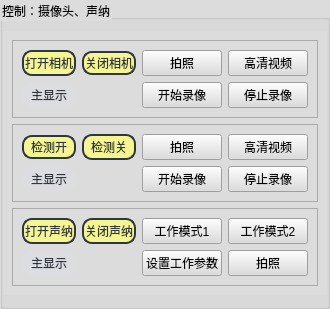
        <widget class="QGroupBox" name="groupBox_12">
         <property name="sizePolicy">
          <sizepolicy hsizetype="Preferred" vsizetype="Preferred">
           <horstretch>0</horstretch>
           <verstretch>0</verstretch>
          </sizepolicy>
         </property>
         <property name="styleSheet">
          <string notr="true">background-color: rgb(220, 220, 220);</string>
         </property>
         <property name="title">
          <string>控制：摄像头、声纳</string>
         </property>
         <layout class="QVBoxLayout" name="verticalLayout_5">
          <property name="leftMargin">
           <number>0</number>
          </property>
          <property name="rightMargin">
           <number>0</number>
          </property>
          <item>
           <widget class="QWidget" name="widget_19" native="true">
            <property name="sizePolicy">
             <sizepolicy hsizetype="Preferred" vsizetype="Preferred">
              <horstretch>0</horstretch>
              <verstretch>0</verstretch>
             </sizepolicy>
            </property>
            <layout class="QGridLayout" name="gridLayout_4">
             <item row="1" column="3" colspan="3">
              <widget class="QFrame" name="frame_2">
               <property name="frameShape">
                <enum>QFrame::StyledPanel</enum>
               </property>
               <property name="frameShadow">
                <enum>QFrame::Raised</enum>
               </property>
               <layout class="QGridLayout" name="gridLayout_12" columnstretch="1,1,1,1" columnminimumwidth="1,1,1,1">
                <item row="0" column="0">
                 <widget class="QPushButton" name="camera_detection_ON">
                  <property name="sizePolicy">
                   <sizepolicy hsizetype="Preferred" vsizetype="Fixed">
                    <horstretch>0</horstretch>
                    <verstretch>0</verstretch>
                   </sizepolicy>
                  </property>
                  <property name="styleSheet">
                   <string notr="true">QPushButton{
	font: 10pt &quot;微软雅黑&quot;;
    color: #2f3640;
    background-color: #f5f690;
    border-color: #2f3640;
    border-radius: 10px;
    border-style: solid;
    border-width: 2px;
    padding: 1px;
}

QPushButton::hover{	
    color: #FFFFFF;
    background-color: #718093;
    border-color: #2f3640;
}

QPushButton::pressed,QPushButton::checked{
    color: #FFFFFF;
    background-color: qlineargradient(spread:pad, x1:0, y1:0, x2:0, y2:1, stop:0 #273c75, stop:1 #487eb0);
}

QPushButton::disabled{
    color: #FFFFFF;
    background-color: #dcdde1;
    border-color: #dcdde1;
}
</string>
                  </property>
                  <property name="text">
                   <string>检测开</string>
                  </property>
                 </widget>
                </item>
                <item row="0" column="3">
                 <widget class="QPushButton" name="HDvideo_2">
                  <property name="sizePolicy">
                   <sizepolicy hsizetype="Preferred" vsizetype="Preferred">
                    <horstretch>0</horstretch>
                    <verstretch>0</verstretch>
                   </sizepolicy>
                  </property>
                  <property name="text">
                   <string>高清视频</string>
                  </property>
                 </widget>
                </item>
                <item row="0" column="2">
                 <widget class="QPushButton" name="camera_detection_recode">
                  <property name="sizePolicy">
                   <sizepolicy hsizetype="Preferred" vsizetype="Preferred">
                    <horstretch>0</horstretch>
                    <verstretch>0</verstretch>
                   </sizepolicy>
                  </property>
                  <property name="styleSheet">
                   <string notr="true"/>
                  </property>
                  <property name="text">
                   <string>拍照</string>
                  </property>
                 </widget>
                </item>
                <item row="1" column="0">
                 <widget class="QPushButton" name="camera2_is_main_button">
                  <property name="sizePolicy">
                   <sizepolicy hsizetype="Preferred" vsizetype="Fixed">
                    <horstretch>0</horstretch>
                    <verstretch>0</verstretch>
                   </sizepolicy>
                  </property>
                  <property name="styleSheet">
                   <string notr="true">QPushButton{
	font: 10pt &quot;微软雅黑&quot;;
    color: #2f3640;
    background-color: #dcdde1;
    border-color: #dcdde1;
    border-radius: 10px;
    border-style: solid;
    border-width: 2px;
    padding: 1px;
}

QPushButton::hover{	
    color: #FFFFFF;
    background-color: #718093;
    border-color: #2f3640;
}

QPushButton::pressed,QPushButton::checked{
    color: #FFFFFF;
    background-color: qlineargradient(spread:pad, x1:0, y1:0, x2:0, y2:1, stop:0 #273c75, stop:1 #487eb0);
}

QPushButton::disabled{
    color: #FFFFFF;
    background-color: #DD2222;
    border-color: #FF0000;
}
</string>
                  </property>
                  <property name="text">
                   <string>主显示</string>
                  </property>
                 </widget>
                </item>
                <item row="0" column="1">
                 <widget class="QPushButton" name="camera_detection_OFF">
                  <property name="sizePolicy">
                   <sizepolicy hsizetype="Preferred" vsizetype="Preferred">
                    <horstretch>0</horstretch>
                    <verstretch>0</verstretch>
                   </sizepolicy>
                  </property>
                  <property name="styleSheet">
                   <string notr="true">QPushButton{
	font: 10pt &quot;微软雅黑&quot;;
    color: #2f3640;
    background-color: #f5f690;
    border-color: #2f3640;
    border-radius: 10px;
    border-style: solid;
    border-width: 2px;
    padding: 1px;
}

QPushButton::hover{	
    color: #FFFFFF;
    background-color: #718093;
    border-color: #2f3640;
}

QPushButton::pressed,QPushButton::checked{
    color: #FFFFFF;
    background-color: qlineargradient(spread:pad, x1:0, y1:0, x2:0, y2:1, stop:0 #273c75, stop:1 #487eb0);
}

QPushButton::disabled{
    color: #FFFFFF;
    background-color: #dcdde1;
    border-color: #dcdde1;
}
</string>
                  </property>
                  <property name="text">
                   <string>检测关</string>
                  </property>
                 </widget>
                </item>
                <item row="1" column="2">
                 <widget class="QPushButton" name="camera_detection_recode_2">
                  <property name="sizePolicy">
                   <sizepolicy hsizetype="Preferred" vsizetype="Preferred">
                    <horstretch>0</horstretch>
                    <verstretch>0</verstretch>
                   </sizepolicy>
                  </property>
                  <property name="styleSheet">
                   <string notr="true"/>
                  </property>
                  <property name="text">
                   <string>开始录像</string>
                  </property>
                 </widget>
                </item>
                <item row="1" column="3">
                 <widget class="QPushButton" name="HDvideo_3">
                  <property name="sizePolicy">
                   <sizepolicy hsizetype="Preferred" vsizetype="Preferred">
                    <horstretch>0</horstretch>
                    <verstretch>0</verstretch>
                   </sizepolicy>
                  </property>
                  <property name="text">
                   <string>停止录像</string>
                  </property>
                 </widget>
                </item>
               </layout>
              </widget>
             </item>
             <item row="0" column="3" colspan="3">
              <widget class="QFrame" name="frame">
               <property name="frameShape">
                <enum>QFrame::StyledPanel</enum>
               </property>
               <property name="frameShadow">
                <enum>QFrame::Raised</enum>
               </property>
               <layout class="QGridLayout" name="gridLayout_8" columnstretch="0,0,0,0">
                <item row="2" column="0">
                 <widget class="QPushButton" name="cameraON">
                  <property name="sizePolicy">
                   <sizepolicy hsizetype="Minimum" vsizetype="Preferred">
                    <horstretch>0</horstretch>
                    <verstretch>0</verstretch>
                   </sizepolicy>
                  </property>
                  <property name="styleSheet">
                   <string notr="true">QPushButton{
	font: 10pt &quot;微软雅黑&quot;;
    color: #2f3640;
    background-color: #f5f690;
    border-color: #2f3640;
    border-radius: 10px;
    border-style: solid;
    border-width: 2px;
    padding: 1px;
}

QPushButton::hover{	
    color: #FFFFFF;
    background-color: #718093;
    border-color: #2f3640;
}

QPushButton::pressed,QPushButton::checked{
    color: #FFFFFF;
    background-color: qlineargradient(spread:pad, x1:0, y1:0, x2:0, y2:1, stop:0 #273c75, stop:1 #487eb0);
}

QPushButton::disabled{
    color: #FFFFFF;
    background-color: #dcdde1;
    border-color: #dcdde1;
}
</string>
                  </property>
                  <property name="text">
                   <string>打开相机</string>
                  </property>
                 </widget>
                </item>
                <item row="2" column="1">
                 <widget class="QPushButton" name="cameraOFF">
                  <property name="styleSheet">
                   <string notr="true">QPushButton{
	font: 10pt &quot;微软雅黑&quot;;
    color: #2f3640;
    background-color: #f5f690;
    border-color: #2f3640;
    border-radius: 10px;
    border-style: solid;
    border-width: 2px;
    padding: 1px;
}

QPushButton::hover{	
    color: #FFFFFF;
    background-color: #718093;
    border-color: #2f3640;
}

QPushButton::pressed,QPushButton::checked{
    color: #FFFFFF;
    background-color: qlineargradient(spread:pad, x1:0, y1:0, x2:0, y2:1, stop:0 #273c75, stop:1 #487eb0);
}

QPushButton::disabled{
    color: #FFFFFF;
    background-color: #dcdde1;
    border-color: #dcdde1;
}
</string>
                  </property>
                  <property name="text">
                   <string>关闭相机</string>
                  </property>
                 </widget>
                </item>
                <item row="3" column="2">
                 <widget class="QPushButton" name="videoRecodeON">
                  <property name="styleSheet">
                   <string notr="true"/>
                  </property>
                  <property name="text">
                   <string>开始录像</string>
                  </property>
                 </widget>
                </item>
                <item row="3" column="0">
                 <widget class="QPushButton" name="camera_is_main_button">
                  <property name="styleSheet">
                   <string notr="true">QPushButton{
	font: 10pt &quot;微软雅黑&quot;;
    color: #2f3640;
    background-color: #dcdde1;
    border-color: #dcdde1;
    border-radius: 10px;
    border-style: solid;
    border-width: 2px;
    padding: 1px;
}

QPushButton::hover{	
    color: #FFFFFF;
    background-color: #718093;
    border-color: #2f3640;
}

QPushButton::pressed,QPushButton::checked{
    color: #FFFFFF;
    background-color: qlineargradient(spread:pad, x1:0, y1:0, x2:0, y2:1, stop:0 #273c75, stop:1 #487eb0);
}

QPushButton::disabled{
    color: #FFFFFF;
    background-color: #EE1111;
    border-color: #FF0000;
}
</string>
                  </property>
                  <property name="text">
                   <string>主显示</string>
                  </property>
                  <property name="checkable">
                   <bool>false</bool>
                  </property>
                  <property name="checked">
                   <bool>false</bool>
                  </property>
                 </widget>
                </item>
                <item row="3" column="3">
                 <widget class="QPushButton" name="videoRecodeOFF">
                  <property name="styleSheet">
                   <string notr="true"/>
                  </property>
                  <property name="text">
                   <string>停止录像</string>
                  </property>
                 </widget>
                </item>
                <item row="2" column="2">
                 <widget class="QPushButton" name="pictureRecode">
                  <property name="styleSheet">
                   <string notr="true"/>
                  </property>
                  <property name="text">
                   <string>拍照</string>
                  </property>
                 </widget>
                </item>
                <item row="2" column="3">
                 <widget class="QPushButton" name="HDvideo">
                  <property name="text">
                   <string>高清视频</string>
                  </property>
                 </widget>
                </item>
               </layout>
              </widget>
             </item>
             <item row="2" column="3" colspan="3">
              <widget class="QFrame" name="frame_3">
               <property name="frameShape">
                <enum>QFrame::StyledPanel</enum>
               </property>
               <property name="frameShadow">
                <enum>QFrame::Raised</enum>
               </property>
               <layout class="QGridLayout" name="gridLayout_13">
                <item row="2" column="4">
                 <widget class="QPushButton" name="pictureRecode_9">
                  <property name="sizePolicy">
                   <sizepolicy hsizetype="Minimum" vsizetype="Fixed">
                    <horstretch>0</horstretch>
                    <verstretch>0</verstretch>
                   </sizepolicy>
                  </property>
                  <property name="styleSheet">
                   <string notr="true"/>
                  </property>
                  <property name="text">
                   <string>工作模式1</string>
                  </property>
                 </widget>
                </item>
                <item row="3" column="5">
                 <widget class="QPushButton" name="pictureRecode_5">
                  <property name="sizePolicy">
                   <sizepolicy hsizetype="Minimum" vsizetype="Preferred">
                    <horstretch>0</horstretch>
                    <verstretch>0</verstretch>
                   </sizepolicy>
                  </property>
                  <property name="styleSheet">
                   <string notr="true"/>
                  </property>
                  <property name="text">
                   <string>拍照</string>
                  </property>
                 </widget>
                </item>
                <item row="3" column="0">
                 <widget class="QPushButton" name="sonar_is_main_button">
                  <property name="sizePolicy">
                   <sizepolicy hsizetype="Minimum" vsizetype="Preferred">
                    <horstretch>0</horstretch>
                    <verstretch>0</verstretch>
                   </sizepolicy>
                  </property>
                  <property name="styleSheet">
                   <string notr="true">QPushButton{
	font: 10pt &quot;微软雅黑&quot;;
    color: #2f3640;
    background-color: #dcdde1;
    border-color: #dcdde1;
    border-radius: 10px;
    border-style: solid;
    border-width: 2px;
    padding: 1px;
}

QPushButton::hover{	
    color: #FFFFFF;
    background-color: #718093;
    border-color: #2f3640;
}

QPushButton::pressed,QPushButton::checked{
    color: #FFFFFF;
    background-color: qlineargradient(spread:pad, x1:0, y1:0, x2:0, y2:1, stop:0 #273c75, stop:1 #487eb0);
}

QPushButton::disabled{
    color: #FFFFFF;
    background-color: #DD2222;
    border-color: #FF0000;
}
</string>
                  </property>
                  <property name="text">
                   <string>主显示</string>
                  </property>
                 </widget>
                </item>
                <item row="2" column="0">
                 <widget class="QPushButton" name="sonar_ON">
                  <property name="sizePolicy">
                   <sizepolicy hsizetype="Minimum" vsizetype="Preferred">
                    <horstretch>0</horstretch>
                    <verstretch>0</verstretch>
                   </sizepolicy>
                  </property>
                  <property name="styleSheet">
                   <string notr="true">QPushButton{
	font: 10pt &quot;微软雅黑&quot;;
    color: #2f3640;
    background-color: #f5f690;
    border-color: #2f3640;
    border-radius: 10px;
    border-style: solid;
    border-width: 2px;
    padding: 1px;
}

QPushButton::hover{	
    color: #FFFFFF;
    background-color: #718093;
    border-color: #2f3640;
}

QPushButton::pressed,QPushButton::checked{
    color: #FFFFFF;
    background-color: qlineargradient(spread:pad, x1:0, y1:0, x2:0, y2:1, stop:0 #273c75, stop:1 #487eb0);
}

QPushButton::disabled{
    color: #FFFFFF;
    background-color: #dcdde1;
    border-color: #dcdde1;
}
</string>
                  </property>
                  <property name="text">
                   <string>打开声纳</string>
                  </property>
                 </widget>
                </item>
                <item row="2" column="5">
                 <widget class="QPushButton" name="pictureRecode_8">
                  <property name="sizePolicy">
                   <sizepolicy hsizetype="Minimum" vsizetype="Preferred">
                    <horstretch>0</horstretch>
                    <verstretch>0</verstretch>
                   </sizepolicy>
                  </property>
                  <property name="styleSheet">
                   <string notr="true"/>
                  </property>
                  <property name="text">
                   <string>工作模式2</string>
                  </property>
                 </widget>
                </item>
                <item row="2" column="1">
                 <widget class="QPushButton" name="sonar_OFF">
                  <property name="sizePolicy">
                   <sizepolicy hsizetype="Minimum" vsizetype="Preferred">
                    <horstretch>0</horstretch>
                    <verstretch>0</verstretch>
                   </sizepolicy>
                  </property>
                  <property name="styleSheet">
                   <string notr="true">QPushButton{
	font: 10pt &quot;微软雅黑&quot;;
    color: #2f3640;
    background-color: #f5f690;
    border-color: #2f3640;
    border-radius: 10px;
    border-style: solid;
    border-width: 2px;
    padding: 1px;
}

QPushButton::hover{	
    color: #FFFFFF;
    background-color: #718093;
    border-color: #2f3640;
}

QPushButton::pressed,QPushButton::checked{
    color: #FFFFFF;
    background-color: qlineargradient(spread:pad, x1:0, y1:0, x2:0, y2:1, stop:0 #273c75, stop:1 #487eb0);
}

QPushButton::disabled{
    color: #FFFFFF;
    background-color: #dcdde1;
    border-color: #dcdde1;
}
</string>
                  </property>
                  <property name="text">
                   <string>关闭声纳</string>
                  </property>
                 </widget>
                </item>
                <item row="3" column="4">
                 <widget class="QPushButton" name="pictureRecode_2">
                  <property name="sizePolicy">
                   <sizepolicy hsizetype="Minimum" vsizetype="Fixed">
                    <horstretch>0</horstretch>
                    <verstretch>0</verstretch>
                   </sizepolicy>
                  </property>
                  <property name="styleSheet">
                   <string notr="true"/>
                  </property>
                  <property name="text">
                   <string>设置工作参数</string>
                  </property>
                 </widget>
                </item>
               </layout>
              </widget>
             </item>
            </layout>
           </widget>
          </item>
         </layout>
        </widget>
